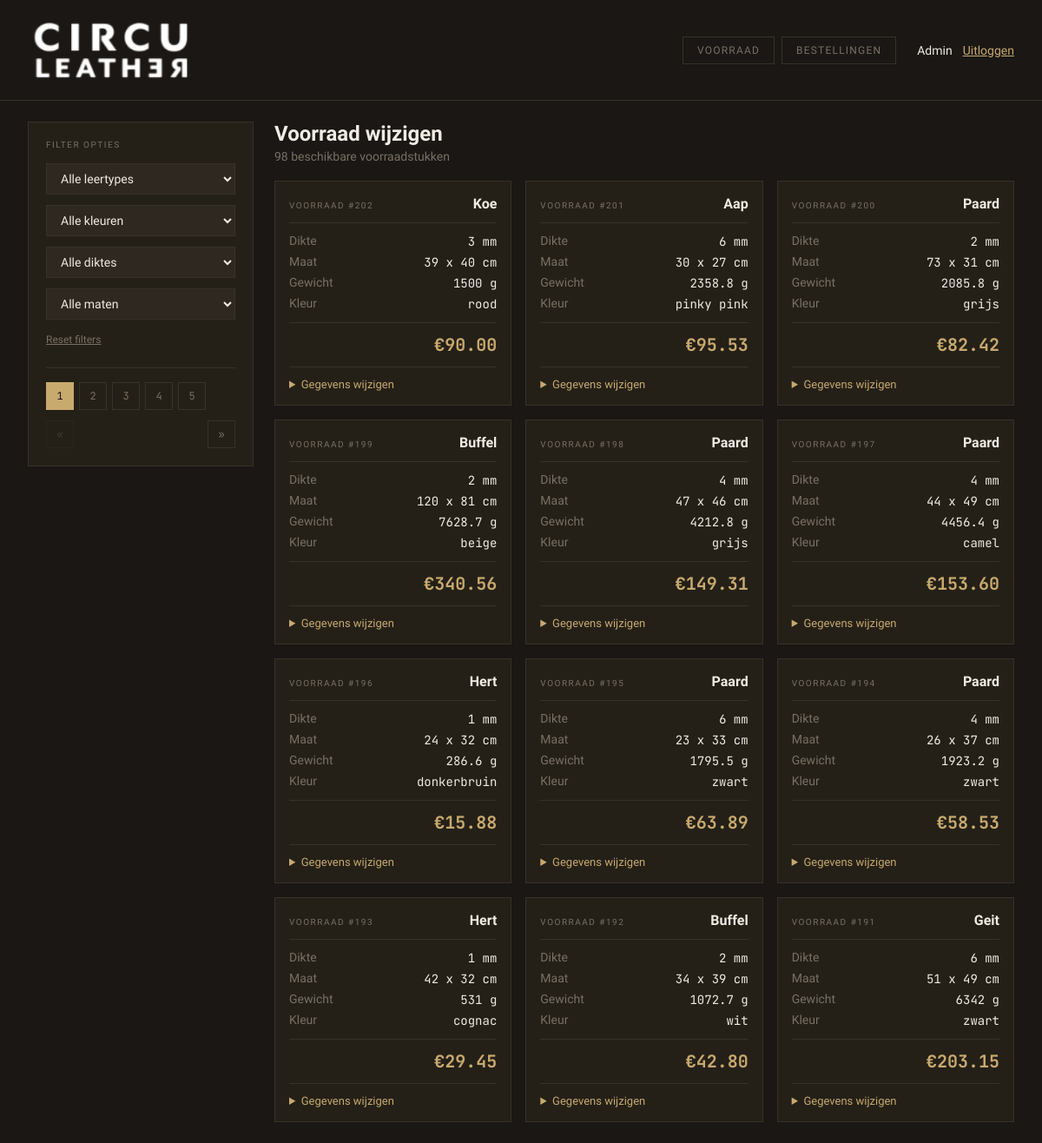
The page /change.php (signed in) on the database its author committed.
### tables this page shows
CREATE TABLE `voorraad` (
  `ID` int(11) NOT NULL,
  `leertype` varchar(255) NOT NULL,
  `dikteMM` int(11) NOT NULL,
  `lengteCM` int(11) NOT NULL,
  `breedteCM` int(11) NOT NULL,
  `gewichtG` float(11,1) NOT NULL,
  `kleur` varchar(255) NOT NULL,
  `prijs` float(11,2) NOT NULL,
  `status` varchar(50) NOT NULL DEFAULT 'beschikbaar',
  `ontvangst_ID` int(11) NOT NULL,
  `bestelling_ID` int(11) NOT NULL
);

### change.php (the view, shortened to what this page needs)
<?php
$conn = require_once "partials/dbconnection.php";
$geselecteerdLeertype = trim($_GET['leertype'] ?? '');
$geselecteerdKleur = trim($_GET['kleur'] ?? '');
$geselecteerdDikte = trim($_GET['dikte'] ?? '');
$geselecteerdMaat = trim($_GET['maat'] ?? '');
$condities = ["v.status != 'besteld'"];
$params = [];
$types = '';
$whereSql = ' WHERE ' . implode(' AND ', $condities);
$itemsPerPagina = 12;
$huidigePagina = max(1, (int) ($_GET['pagina'] ?? 1));
$totaalStmt = $conn->prepare("SELECT COUNT(*) AS totaal FROM voorraad v" . $whereSql);
$totaalStmt->execute();
$totaalItems = (int) $totaalStmt->get_result()->fetch_assoc()['totaal'];
$totaalPaginas = max(1, (int) ceil($totaalItems / $itemsPerPagina));
$huidigePagina = min($huidigePagina, $totaalPaginas);
$offset = ($huidigePagina - 1) * $itemsPerPagina;
$lijstParams = $params;
$lijstParams[] = $itemsPerPagina;
$lijstParams[] = $offset;
$lijstStmt = $conn->prepare("SELECT v.id, v.leertype, v.dikteMM, v.lengteCM, v.breedteCM, v.gewichtG, v.kleur, v.prijs, v.status, oi.ontvangst_id, oi.bruikbaarheid, o.herkomst, o.datum FROM voorraad v LEFT JOIN OntvangstItem oi ON oi.voorraad_id = v.id LEFT JOIN Ontvangst o ON o.ID = oi.ontvangst_id" . $whereSql . " ORDER BY v.id DESC LIMIT ? OFFSET ?");
$lijstStmt->bind_param($types . 'ii', ...$lijstParams);
$lijstStmt->execute();
$producten = $lijstStmt->get_result()->fetch_all(MYSQLI_ASSOC);
$filterQuery = array_filter([
	'leertype' => $geselecteerdLeertype,
	'kleur' => $geselecteerdKleur,
	'dikte' => $geselecteerdDikte,
	'maat' => $geselecteerdMaat,
], static fn($value) => $value !== '');
$vanafPagina = max(1, $huidigePagina - 2);
$totPagina = min($totaalPaginas, $vanafPagina + 4);
$vanafPagina = max(1, $totPagina - 4);
?>
<!DOCTYPE html>
<html lang="nl">
<head>
	<link rel="stylesheet" type="text/css" href="css/style.css">
</head>
<body>
	<header class="header">
		<div class="titel"><img src="png/titel.png" alt="Circuleather"></div>
		<div class="inNout-wrapper">
			<nav class="inNout">
				<div class="inNoutB"><a href="vooraad_beheer.php"><button type="button">Voorraad</button></a></div>
				<?php if ($_SESSION['mag_orders'] ?? false): ?>
					<div class="inNoutB"><a href="orders.php"><button type="button">Bestellingen</button></a></div>
				<?php endif; ?>
			</nav>
			<div class="inNout-user">
				<span><?php echo htmlspecialchars($_SESSION['username']); ?></span>
				<a href="logout.php">Uitloggen</a>
			</div>
		</div>
	</header>
	<div class="main-container">
		<aside class="sidebar">
			<form class="filter-opties" method="get">
				<p>Filter opties</p>
				<div class="filter-selects">
					<select class="filter-select" name="leertype" onchange="this.form.submit()">
						<option value="">Alle leertypes</option>
					</select>
					<select class="filter-select" name="kleur" onchange="this.form.submit()">
						<option value="">Alle kleuren</option>
					</select>
					<select class="filter-select" name="dikte" onchange="this.form.submit()">
						<option value="">Alle diktes</option>
					</select>
					<select class="filter-select" name="maat" onchange="this.form.submit()">
						<option value="">Alle maten</option>
					</select>
				</div>
				<a class="reset-filters" href="change.php">Reset filters</a>
			</form>
			<nav class="pagination" aria-label="Paginering">
				<div class="page-numbers">
					<?php for ($pagina = $vanafPagina; $pagina <= $totPagina; $pagina++): ?>
						<a class="page-btn<?php echo $pagina === $huidigePagina ? ' active' : ''; ?>" href="?<?php echo http_build_query(array_merge($filterQuery, ['pagina' => $pagina])); ?>"><?php echo $pagina; ?></a>
					<?php endfor; ?>
				</div>
				<div class="page-nav">
					<a class="page-btn<?php echo $huidigePagina <= 1 ? ' disabled' : ''; ?>" href="?<?php echo http_build_query(array_merge($filterQuery, ['pagina' => max(1, $huidigePagina - 1)])); ?>">&laquo;</a>
					<a class="page-btn<?php echo $huidigePagina >= $totaalPaginas ? ' disabled' : ''; ?>" href="?<?php echo http_build_query(array_merge($filterQuery, ['pagina' => min($totaalPaginas, $huidigePagina + 1)])); ?>">&raquo;</a>
				</div>
			</nav>
		</aside>
		<main class="content">
			<div class="change-heading">
				<div>
					<h1>Voorraad wijzigen</h1>
					<p><?php echo $totaalItems; ?> beschikbare voorraadstukken</p>
				</div>
			</div>
			<?php if (empty($producten)): ?>
				<p class="geen-data">Geen voorraadstukken gevonden met deze filters.</p>
			<?php else: ?>
				<div class="product-grid">
					<?php foreach ($producten as $product): ?>
						<article class="product-card" id="change-<?php echo (int) $product['id']; ?>">
							<div class="naam-box"><span>Voorraad #<?php echo (int) $product['id']; ?></span><span><?php echo htmlspecialchars($product['leertype']); ?></span></div>
							<div class="specs">
								<div class="spec-row"><span>Dikte</span><span><?php echo (int) $product['dikteMM']; ?> mm</span></div>
								<div class="spec-row"><span>Maat</span><span><?php echo (int) $product['lengteCM']; ?> x <?php echo (int) $product['breedteCM']; ?> cm</span></div>
								<div class="spec-row"><span>Gewicht</span><span><?php echo htmlspecialchars((string) $product['gewichtG']); ?> g</span></div>
								<div class="spec-row"><span>Kleur</span><span><?php echo htmlspecialchars($product['kleur'] ?? ''); ?></span></div>
							</div>
							<div class="hoeveelheid-box">&euro;<?php echo number_format((float) $product['prijs'], 2); ?></div>
							<details class="change-editor" id="wijzig-<?php echo (int) $product['id']; ?>"<?php echo isset($_GET['bewerken']) && (int) $_GET['bewerken'] === (int) $product['id'] ? ' open' : ''; ?>>
								<summary>Gegevens wijzigen</summary>
							</details>
						</article>
					<?php endforeach; ?>
				</div>
			<?php endif; ?>
		</main>
	</div>
</body>
</html>

### rows shown on the page
voorraad: ID "202", leertype "Koe", dikteMM "3", lengteCM "39", breedteCM "40", gewichtG "1500", kleur "rood", prijs "90.00"
voorraad: ID "201", leertype "Aap", dikteMM "6", lengteCM "30", breedteCM "27", gewichtG "2358.8", kleur "pinky pink", prijs "95.53"
voorraad: ID "200", leertype "Paard", dikteMM "2", lengteCM "73", breedteCM "31", gewichtG "2085.8", kleur "grijs", prijs "82.42"
voorraad: ID "199", leertype "Buffel", dikteMM "2", lengteCM "120", breedteCM "81", gewichtG "7628.7", kleur "beige", prijs "340.56"
voorraad: ID "198", leertype "Paard", dikteMM "4", lengteCM "47", breedteCM "46", gewichtG "4212.8", kleur "grijs", prijs "149.31"
voorraad: ID "197", leertype "Paard", dikteMM "4", lengteCM "44", breedteCM "49", gewichtG "4456.4", kleur "camel", prijs "153.60"
voorraad: ID "196", leertype "Hert", dikteMM "1", lengteCM "24", breedteCM "32", gewichtG "286.6", kleur "donkerbruin", prijs "15.88"
voorraad: ID "195", leertype "Paard", dikteMM "6", lengteCM "23", breedteCM "33", gewichtG "1795.5", kleur "zwart", prijs "63.89"
voorraad: ID "194", leertype "Paard", dikteMM "4", lengteCM "26", breedteCM "37", gewichtG "1923.2", kleur "zwart", prijs "58.53"
voorraad: ID "193", leertype "Hert", dikteMM "1", lengteCM "42", breedteCM "32", gewichtG "531", kleur "cognac", prijs "29.45"
voorraad: ID "192", leertype "Buffel", dikteMM "2", lengteCM "34", breedteCM "39", gewichtG "1072.7", kleur "wit", prijs "42.80"
voorraad: ID "191", leertype "Geit", dikteMM "6", lengteCM "51", breedteCM "49", gewichtG "6342", kleur "zwart", prijs "203.15"

### other values the page prints
$_SESSION['username'] "Admin"
$totaalItems "98"
